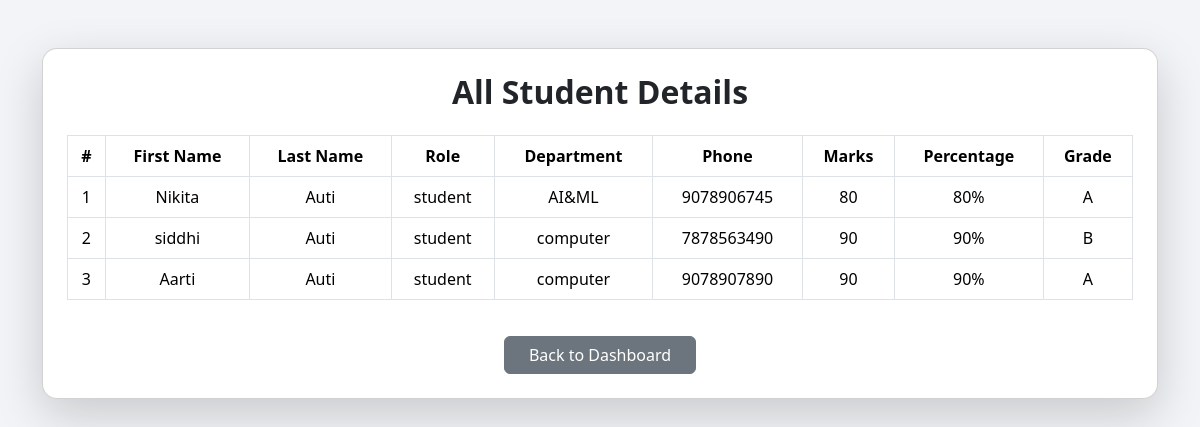
/All_stu, run on the app's committed database.
### student_app/models.py (models this page shows, shortened)
class Student(models.Model):
    roll_number = models.ForeignKey(Roll_Number, on_delete=models.CASCADE)
    first_name = models.CharField(max_length=30)
    last_name = models.CharField(max_length=30)
    marks = models.IntegerField()
    phone = models.BigIntegerField()
    percentage = models.IntegerField()
    dept = models.ForeignKey(Department, on_delete=models.CASCADE)
    role = models.ForeignKey(Role, on_delete=models.CASCADE)
    grade = models.ForeignKey(Grade, on_delete=models.CASCADE)

class Role(models.Model):
    name = models.CharField(max_length=100, unique=True)

class Department(models.Model):
    name = models.CharField(max_length=100, unique=True)

class Grade(models.Model):
    name = models.CharField(max_length=5, unique=True)

### student_app/views.py (the view)
# urls.py: path('All_stu', views.All_stu, name='All_stu'),
def All_stu(request):
    students = Student.objects.all()
    return render(request, "All_stu.html", {"students": students})

### student_app/templates/All_stu.html (shortened to what this page needs)
<!DOCTYPE html>
<html lang="en">
<head>
<link href="https://cdn.jsdelivr.net/npm/bootstrap@5.3.2/dist/css/bootstrap.min.css" rel="stylesheet">
</head>
<body>
<div class="container mt-5">
<div class="card shadow-lg p-4">
    <h2 class="text-center mb-4">All Student Details</h2>
    <div class="table-responsive">
    <table class="table table-bordered table-hover text-center align-middle">
        <thead>
            <tr>
                <th>#</th>
                <th>First Name</th>
                <th>Last Name</th>
                <th>Role</th>
                <th>Department</th>
                <th>Phone</th>
                <th>Marks</th>
                <th>Percentage</th>
                <th>Grade</th>
            </tr>
        </thead>
        <tbody>
        {% if students %}
            {% for stu in students %}
            <tr>
                <td>{{ forloop.counter }}</td>
                <td>{{ stu.first_name }}</td>
                <td>{{ stu.last_name }}</td>
                <td>{{ stu.role.name }}</td>
                <td>{{ stu.dept.name }}</td>
                <td>{{ stu.phone }}</td>
                <td>{{ stu.marks }}</td>
                <td>{{ stu.percentage }}%</td>
                <td>{{ stu.grade.name }}</td>
            </tr>
            {% endfor %}
        {% else %}
            <tr>
                <td colspan="9" class="fw-bold text-danger">
                    No Students Found
                </td>
            </tr>
        {% endif %}
        </tbody>
    </table>
    </div>
    <div class="text-center back-btn">
        <a href="/" class="btn btn-secondary px-4">Back to Dashboard</a>
    </div>
</div>
</div>
</body>
</html>

### student_app/templates/All_stu.html (style rules this page uses)
body { background:#f2f4f7; }
.card { border-radius:15px; }
h2 { font-weight:600; }
.table thead { background:#212529; color:white; }
.back-btn { margin-top:20px; }

### data on the page
Student: first_name "Nikita", last_name "Auti", role.name "student", dept.name "AI&ML", phone "9078906745", marks "80", percentage "80", grade.name "A"
Student: first_name "siddhi", last_name "Auti", role.name "student", dept.name "computer", phone "7878563490", marks "90", percentage "90", grade.name "B"
Student: first_name "Aarti", last_name "Auti", role.name "student", dept.name "computer", phone "9078907890", marks "90", percentage "90", grade.name "A"
